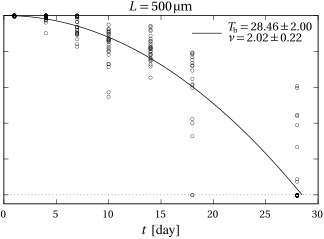

Write the gnuplot code that produced this figure.
# set term x11

# set term pdfcairo enhanced size 3.35in,2.5in
# set output "pore-area-vs-t-L500.pdf"
# set title '{/Times-Italic L} = 500 {/Symbol m}m'
# set xlabel '{/Times-Italic t} [day]'
# # set ylabel 'Pore area/initial pore area [-]'

# set term png enhanced
# set output "pore-area-vs-t-L500.png"

set term cairolatex pdf standalone color size 3.24,2.4 transparent font "default, 10" rounded header '\usepackage{amsmath}\usepackage{amssymb}\usepackage[utopia,greekuppercase=italicized]{mathdesign}\usepackage{newtxtext}\edef\partial{\mathchar\number\partial\noexpand\!}\usepackage[T1]{fontenc}\usepackage[expproduct=tighttimes]{siunitx}'

set output "pore-area-vs-t-L500.tex"
set format '\footnotesize $%g$' # latex command may offset the ylabel. Use offset in set ylabel and adjust margins

set border lw 1.5

set title '$L=500\,\um$' offset 0,-0.8
set xlabel '$t$ [day]'
# set ylabel 'Experimental $A(t)/A(0)\ \ [-]$' offset 2,0
unset ylabel

set size ratio 0.6
set margins at screen 0.01, at screen 0.98, at screen 0.15, at screen 0.94
set key at graph 0.58, 0.95 left reverse Left spacing 1.5

set xrange [0:30]
set yrange [-0.05:1]


set dummy t

B(t) = 1-(t/tb)**nu
fit B(t) 'pore-coverage-L500.dat' using 1:(1-0.01*$2) every :::0::5 via tb,nu

N = 1000

set samples N

plot 'pore-coverage-L500.dat' using 1:(1-0.01*$2) with points title '' lc rgb 'black' pt 6 pi 1 ps 0.4,\
	 [0:tb] B(t) with lines title sprintf('\small $T_\text{b} = %.2f \pm %.2f$' . "\n" . '\small $\nu = %.2f \pm %.2f$', tb, tb_err, nu, nu_err) lc rgb 'black' lw 2,\
0 with lines title '' lc 0 dt 3	 

unset output
